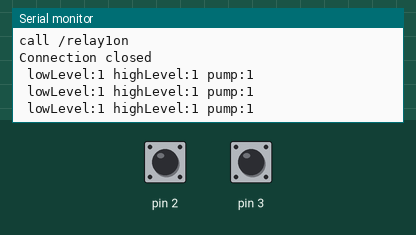
The sketch below on a simulated Arduino Uno, built with avr-gcc and run on an emulated ATmega328P. On the bench: the last lines printed to the serial monitor. The inputs (shaded band) are chosen by the test bench; at power-on: pin 3 HIGH, pin 2 HIGH. WiFi joins after 1.5 s; servers stay silent unless stated.

Above: at 2.0 s.
2.1 s: pin 3 pulled LOW for 0.6 s
At 2.57 s:
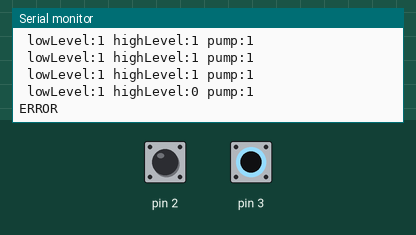
4.2 s: pin 2 pulled LOW for 0.6 s
At 4.7 s:
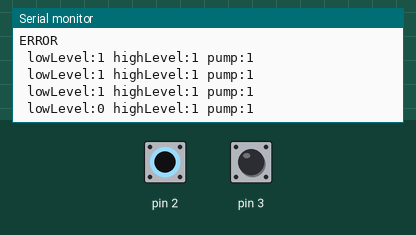
6.3 s: pin 2 driven LOW and pin 3 driven LOW
At 7.29 s:
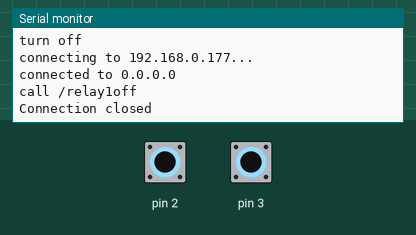
8.4 s: pin 2 driven HIGH
At 8.79 s:
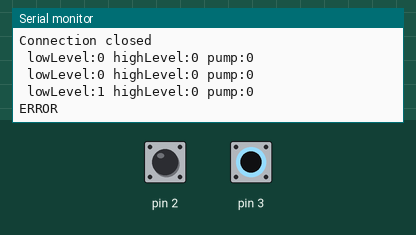
11.4 s: pin 2 driven LOW
At 11.9 s:
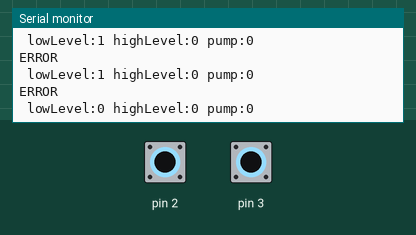
14.4 s: pin 3 driven HIGH
At 14.9 s:
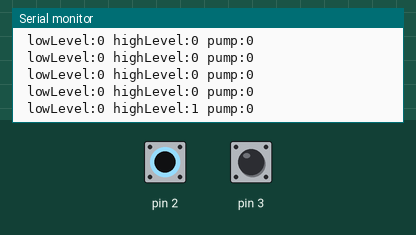

Measured:
- after the input at 2.1 s, the serial monitor: prints a new line after 0.14 s (image 1)
- after the input at 4.2 s, the serial monitor: prints a new line after 0.05 s (image 2)
- after the input at 6.3 s, the serial monitor: prints a new line after 0.45 s (image 3)
- after the input at 8.4 s, the serial monitor: prints a new line after 0.06 s (image 4)
- after the input at 11.4 s, the serial monitor: prints a new line after 0.07 s (image 5)
- after the input at 14.4 s, the serial monitor: prints a new line after 0.07 s (image 6)

The sketch:

MasterWebServer.ino
```cpp
#include <Ethernet.h>

// Enter a MAC address for your controller below.
// Newer Ethernet shields have a MAC address printed on a sticker on the shield
byte mac[] = { 0xDE, 0xAD, 0xBE, 0xEF, 0xFE, 0xEB };
char server[] = "192.168.0.177";
// Set the static IP address to use if the DHCP fails to assign
IPAddress ip(192, 168, 0, 178);
IPAddress myDns(192, 168, 0, 1);

// Initialize the Ethernet client library
// with the IP address and port of the server
// that you want to connect to (port 80 is default for HTTP):
EthernetClient client;

int pumpStatus = 0;

void setup() {
   Serial.begin(9600);
  while (!Serial) {
    ; // wait for serial port to connect. Needed for native USB port only
  }

   Ethernet.begin(mac, ip, myDns);
     // Check for Ethernet hardware present
  if (Ethernet.hardwareStatus() == EthernetNoHardware) {
    Serial.println("Ethernet shield was not found.  Sorry, can't run without hardware. :(");
    while (true) {
      delay(1); // do nothing, no point running without Ethernet hardware
    }
  }
  if (Ethernet.linkStatus() == LinkOFF) {
    Serial.println("Ethernet cable is not connected.");
  }
  Serial.print("server is at ");
  Serial.println(Ethernet.localIP());
  pinMode(2, INPUT_PULLUP);
  pinMode(3, INPUT_PULLUP);
}

void callSlave(String action){
  Serial.print("connecting to ");
  Serial.print(server);
  Serial.println("...");
  if (client.connect(server, 80)) {
    Serial.print(F("connected to "));
    Serial.println(client.remoteIP());
    // Make a HTTP request:
    String method = "/relay1" + action;
    Serial.print("call ");
    Serial.println(method);
    client.println("GET " + method + " HTTP/1.1");
    client.println();
  } else {
    // if you didn't get a connection to the server:
    Serial.println(F("connection failed"));
  }
  delay(1);
  client.println("Host: 192.168.0.177");
  client.println(F("Connection: close"));
  client.println();
  delay(1);
  client.stop();
  Serial.println(F("Connection closed"));
  pumpStatus = action == "on" ? 1 : 0;
}

String readResponse(){
  String result = "";
  while (client.connected() || client.available()) { //connected or data available
    char c = client.read(); //gets byte from ethernet buffer
    if(c == '\n'){
      break;
    }
    result+=c;
  }
  return result;
}

bool ping(){
  Serial.println(F("ping"));
  Serial.print(F("connecting to "));
  Serial.print(server);
  Serial.println("...");
  if (client.connect(server, 80)) {
    Serial.print(F("connected to "));
    Serial.println(client.remoteIP());
    // Make a HTTP request:
    client.println(F("GET /ping HTTP/1.1"));
    client.println();
  } else {
    // if you didn't get a connection to the server:
    Serial.println(F("connection failed"));
  }
  String resp = readResponse();
  bool result = false;
  if (resp.indexOf("OK") != -1){
    result = true;
  }
  delay(1);
  client.println("Host: 192.168.0.177");
  client.println(F("Connection: close"));
  client.println();
  delay(1);
  client.stop();
  Serial.println(F("Connection closed"));
  return result;
}

unsigned long lastChecked = 0;
int interval = 1000 * 60 * 60;
void loop() {
  int lowLevel = digitalRead(2);
  int highLevel = digitalRead(3);
  Serial.print(" lowLevel:");
  Serial.print(lowLevel);
  Serial.print(" highLevel:");
  Serial.print(highLevel);
  Serial.print(" pump:");
  Serial.println(pumpStatus);
  if(lowLevel == HIGH && highLevel == LOW){
    //this is should not happen any time, but in case it happens we need to go in error status otherwise we get in loop wich starts and stopes the slave
    Serial.println("ERROR");
  } else {
     if(lowLevel == HIGH && pumpStatus == 0){
        Serial.println("turn onn");
        callSlave("on");
      } else if(highLevel == LOW && pumpStatus == 1){
        Serial.println("turn off");
        callSlave("off");
      }
  }

  if(lastChecked == 0){
    lastChecked = millis();
  } else if((millis() - lastChecked) > interval){
    lastChecked = millis();
    if(ping()){
      Serial.println("Ping: OK");
    }else{
      Serial.println("Ping: ERROR");
    }
  }
  delay(500);
}
```
